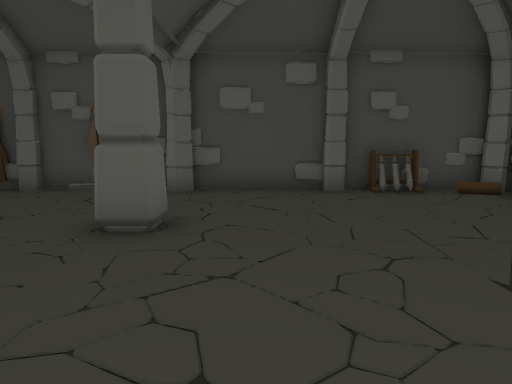
view 1 (above)

12 first-person views from a walk through a 3-D level made in the Unity game engine. The camera is 1.2 m above the floor, tilts 8° down and sees 70° across. The floor is counted in squares, 1 m on a side. Each view is taken from the middle of a square. On the plan, view 1 faces up. The plan holds only what a view shows up to about 15 squares ahead; the rest is blank. The place goes on beyond the plan. The player is left out.

view 2
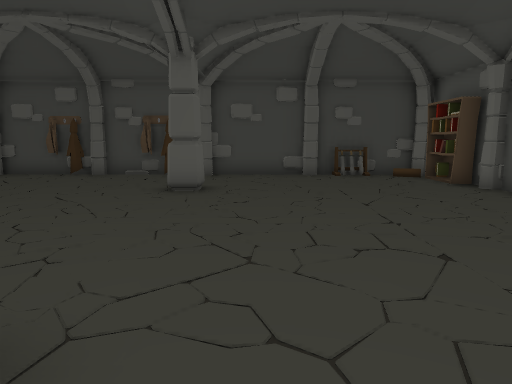

view 3
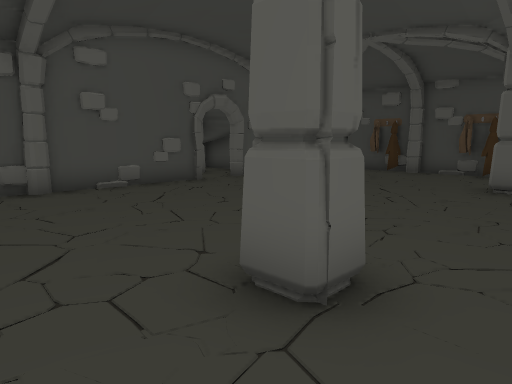

view 4
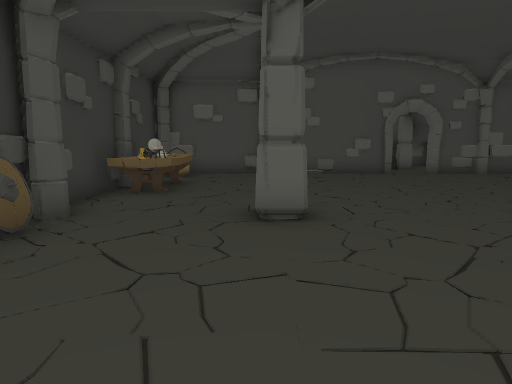

view 5
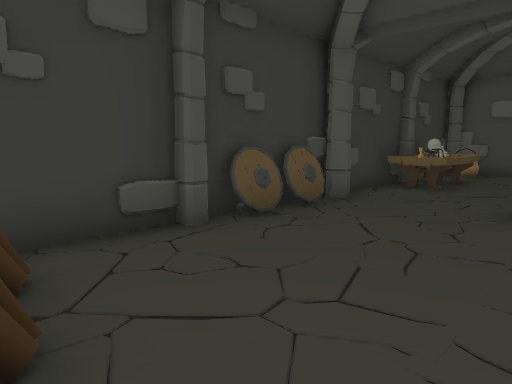

view 6
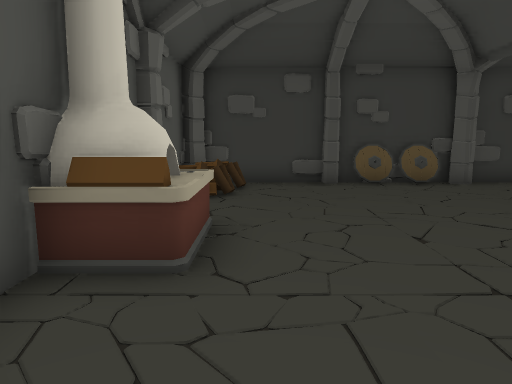

view 7
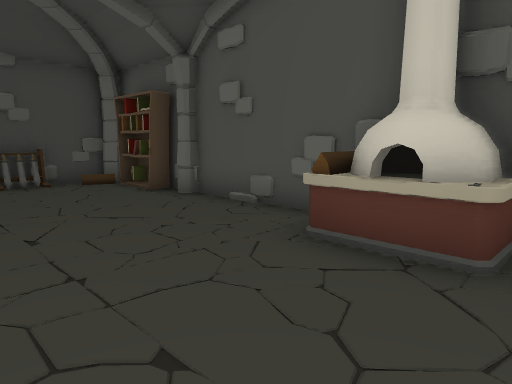

view 8
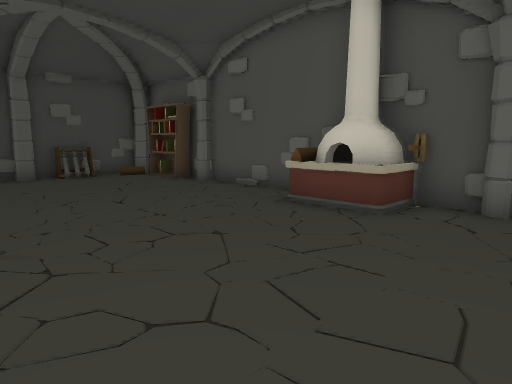

view 9
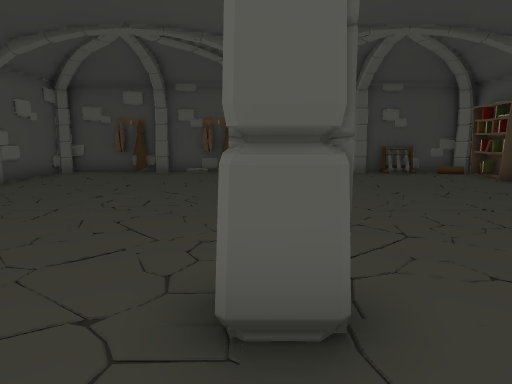

view 10
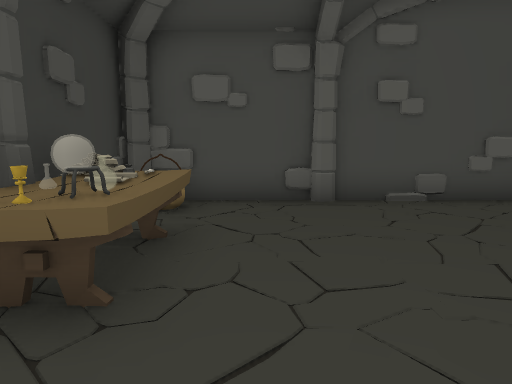

view 11
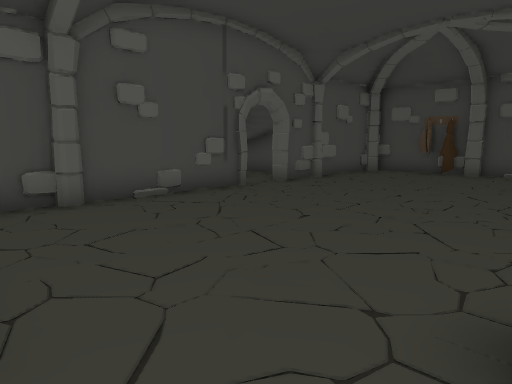

view 12
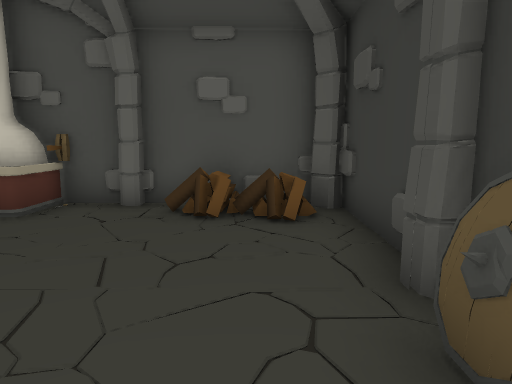

### Floor plan
Points are (right, up) in squares from view 1. A wall is a line through its corners. A room is listed if a view was taken in it or the views show most of it. See-through windows are left out.
Room 1 (views 1, 2, 3, 4, 5, 6, 7, 8, 9, 10, 11, 12)
walls: (-9.3, 0.8) (-9.4, 0.3); (-2.2, -6.3) (-1.8, -6) (-1.4, -6.3); (-9.4, 1.7) (-9.4, -2.5); (-1.8, -6.6) (1.8, -6.6); (-2.9, 8.7) (-3.6, 8.7) (-4.1, 9.1); (-3.6, 8.7) (-4.1, 8.7); (-3.7, 8.7) (-4.1, 9.1); (-1.3, 9) (-1.8, 8.5) (-2.3, 8.9); (-2.9, 9) (-8.9, 9) (-9.4, 8.5) (-9.4, 5.2); (-9.4, -2.6) (-9.4, -6) (-8.8, -6.5); (-9.1, 5.3) (-9.4, 3.9); (-3.5, 9.2) (-3.9, 8.9); (-9.4, 5.1) (-9.4, 3.6); (5.7, -2.6) (6.1, -2.1); (2, -6.6) (5.8, -6.6); (6, -2.6) (6, 5); (2.1, 8.8) (1.3, 8.8); (1.8, 9) (-1.6, 9); (-6.9, 8.7) (-7.4, 8.7); (-6.9, 8.8) (-7.3, 9.1); (5.4, -6.3) (5.8, -5.9); (-9.2, -6.6) (-2.1, -6.6); (5.9, 8.4) (5.3, 8.9); (6, -6.4) (6, -2.8)
low walls: (-9.3, 1.2) (-9.2, 0.6); (-5.8, 9.1) (-6.3, 8.8)
objects: cauldron (-9, -5); table (-7, -6) to (-4, -5); pillar (-2, -2); shield (-1, -6) to (0, -6); pillar (-1, 5); shield (1, -6); sword (3, 8); sword (3, 9); sword (4, 9); other object (5, -6) to (5, -5); other object (5, -4); other object (5, -1); oven (5, 0) to (5, 1); other object (6, 6); other object (6, 7)

Positions as (right, up) in squares from view 1, and headings:
1: (0, 0), facing up
2: (0, -4), facing up
3: (0, -5), facing up-left
4: (4, -3), facing left
5: (5, -2), facing down-left
6: (4, 4), facing down
7: (1, -2), facing up-right
8: (-1, -4), facing up-right
9: (-2, -5), facing up
10: (-2, -4), facing left
11: (-2, -5), facing up-left
12: (-1, -5), facing right
